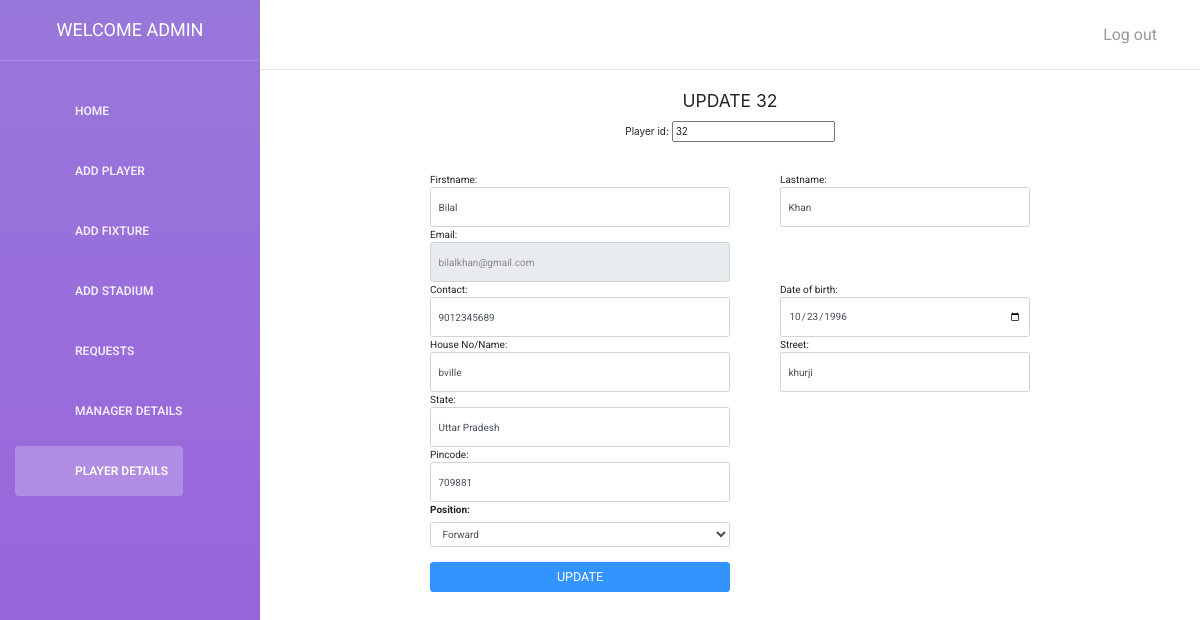
/admin/editplayer.php?p_id=32, run on the app's committed database.
### tables this page shows
CREATE TABLE IF NOT EXISTS `tbl_player` (
  `p_id` int(11) NOT NULL AUTO_INCREMENT,
  `c_id` int(11) NOT NULL,
  `email` text NOT NULL,
  `firstname` text NOT NULL,
  `lastname` text NOT NULL,
  `dob` date NOT NULL,
  `contact` bigint(20) NOT NULL,
  `housename` text NOT NULL,
  `street` text NOT NULL,
  `state` text NOT NULL,
  `pincode` int(11) NOT NULL,
  `position` text NOT NULL,
  `matches` int(15) NOT NULL,
  `goals` int(15) NOT NULL,
  `fee` int(15) NOT NULL,
  PRIMARY KEY (`p_id`),
  KEY `c_id` (`c_id`)
);

### admin/editplayer.php (the view, shortened to what this page needs)
<?php
         include("connection.php");
$p_id='';
$firstname='';
$lastname='';
$email='';
$contact='';
$dob='';
$housename='';
$street='';
$state='';
$pincode='';
if(isset($_GET['p_id']) && $_GET['p_id']!=''){
 $p_id=$_GET['p_id'];
  $res=mysqli_query($con,"select * from tbl_player where p_id='$p_id'");
  $check=mysqli_num_rows($res);
  if($check>0){
      $row=mysqli_fetch_assoc($res);
$firstname=$row['firstname'];
$lastname=$row['lastname'];
$email=$row['email'];
$contact=$row['contact'];
$dob=$row['dob'];
$housename=$row['housename'];
$street=$row['street'];
$state=$row['state'];
$pincode=$row['pincode'];
$p_id=$row['p_id'];
}
}
?>
<!doctype html>
<html lang="en">
<head>
    <link href="assets/css/bootstrap.min.css" rel="stylesheet" />
    <link href="assets/css/animate.min.css" rel="stylesheet"/>
    <link href="assets/css/light-bootstrap-dashboard.css?v=1.4.0" rel="stylesheet"/>
    <link href="assets/css/demo.css" rel="stylesheet" />
    <link href="http://maxcdn.bootstrapcdn.com/font-awesome/4.2.0/css/font-awesome.min.css" rel="stylesheet">
    <link href="file:///C|/wamp64/www/Football Club/admin/assets/css/pe-icon-7-stroke.css" rel="stylesheet" />
</head>
<body>
<div class="wrapper">
    <div class="sidebar" data-color="purple" data-image="assets/img/sidebar-5.jpg">
      <div class="sidebar-wrapper">
            <div class="logo">
                <a href="http://www.creative-tim.com" class="simple-text">
                    WELCOME ADMIN
                </a>
            </div>
            <ul class="nav">
                <li>
                    <a href="dashboard.php">
                        <p>Home</p>
                    </a>
                </li>
                <li>
                    <a href="addplayer.php">
                        <p>Add Player</p>
                    </a>
                </li>
                <li>
                    <a href="addfixture.php">
                        <p>Add Fixture</p>
                    </a>
                </li>
                <li>
                    <a href="stadium.php">
                        <p>Add Stadium </p>
                    </a>
                </li>
                <li>
                    <a href="home.php">
                        <p>Requests </p>
                    </a>
                </li>
                  <li>
                    <a href="viewmanager.php">
                        <p>Manager Details </p>
                    </a>
                </li>
                <li  class="active" >
                    <a href="viewplayer.php">
                        <p>Player Details </p>
                    </a>
                </li>
            </ul>
      </div>
    </div>
    <div class="main-panel">
        <nav class="navbar navbar-default navbar-fixed">
            <div class="container-fluid">
                <div class="collapse navbar-collapse">
                    <ul class="nav navbar-nav navbar-right">
                        <li>
                            <a href="login.php">
                                <p>Log out</p>
                            </a>
                        </li>
                    </ul>
                </div>
            </div>
        </nav>
    <link rel="stylesheet" href="https://maxcdn.bootstrapcdn.com/bootstrap/4.0.0/css/bootstrap.min.css">
<body class="text-center">
      <div class="container">
            <form method="post" class="form-signin" name="signup" onsubmit="return check();">
              <h1 class="h3 mb-3 font-weight-normal">UPDATE <?php echo $p_id ?> </h1>
              <center><table style="margin-top: 30px;">
              Player id: <input type="number" name="m_id" required value="<?php echo $p_id?>" readonly>
              <tr><td style="width:300px;">
              Firstname:<input name="firstname" type="text" pattern="[A-Za-z]{1,32}" id="firstname" class="form-control" placeholder="Firstname" required  value="<?php echo $firstname;?>" >
                </td>
                <td style="width:300px;padding-left: 50px;">
            Lastname:<input name="lastname" type="text" pattern="[A-Za-z]{1,32}" id="lastname" class="form-control" placeholder="Lastname" required value="<?php echo $lastname;?>" >
              </td></tr>
              <tr><td style="width:300px;">
              Email:<input name="email" type="email" pattern="[a-z0-9._%+-]+@[a-z0-9.-]+\.[a-z]{2,3}$"  id="email" class="form-control" placeholder="Email address" required value="<?php echo $email;?>" readonly>
              </td></tr>
                <tr><td style="width:300px;">
              Contact:<input name="contact" type="text" pattern="[6-9]{1}[0-9]{9}" id="contact" class="form-control" placeholder="Phone No" required  value="<?php echo $contact;?>">
              </td>
                <td style="width:300px;padding-left: 50px;">
              Date of birth:<input name="dob" type="date"  max="2004-01-01" id="dob" class="form-control" placeholder="Date of birth" required value="<?php echo $dob?>">
              </td></tr>
                <tr><td style="width:300px;">
              House No/Name:<input name="housename" type="housename" id="housename" class="form-control" placeholder="House No/Name" required value="<?php echo $housename?>">
              </td>
                <td style="width:300px;padding-left: 50px;">
              Street:<input name="street" type="street" id="street" class="form-control" placeholder="Street name" required value="<?php echo $street?>">
              </td></tr>
              <tr><td style="width:300px;">
              State:<input name="state" type="state" id="state" class="form-control" placeholder="State" required value="<?php echo $state?>">
              </td></tr>
            <tr><td style="width:300px;">
              Pincode:<input name="pincode" type="text" pattern="[4-7]{1}[0-9]{5}" id="pincode" class="form-control" placeholder="Enter pincode" required value="<?php echo $pincode?>">
              </td></tr>
              <tr><td style="width: 300px;">
             <strong><label for="position">Position:</strong></label>
             <select name="position" id="position" class="form-control">
               <option value="Forward">Forward</option>
             </select>
              </td></tr>
              <tr>
              <tr><td>
              <br>
              <button name="signup" class="btn btn-lg btn-primary btn-block" type="submit">UPDATE</button>
              </td></tr>
              </table></center>
            </form>
          </div>
  </body>
</html>

### data on the page
tbl_player: p_id "32", m_id "32", firstname "Bilal", lastname "Khan", email "bilalkhan@gmail.com", contact "9012345689", dob "10/23/1996", housename "bville", street "khurji", state "Uttar Pradesh", pincode "709881"
